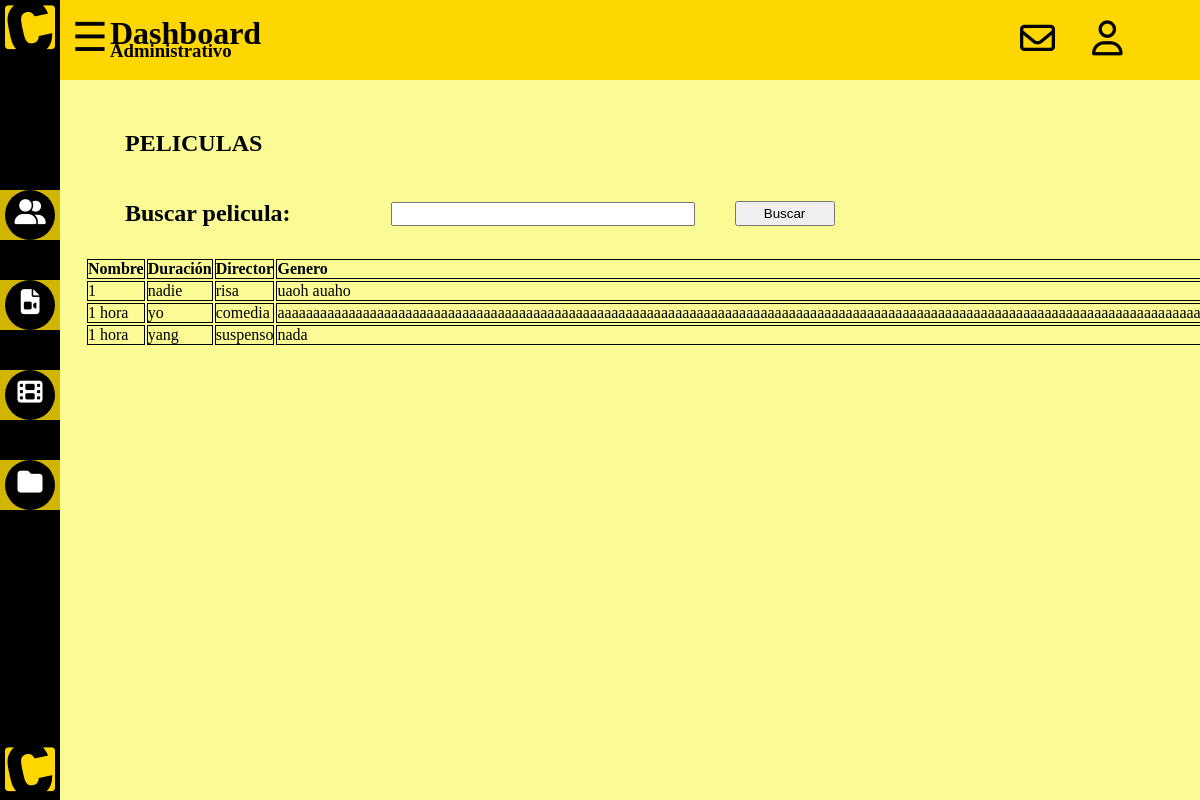
Page /peliculas on the earlier database version.
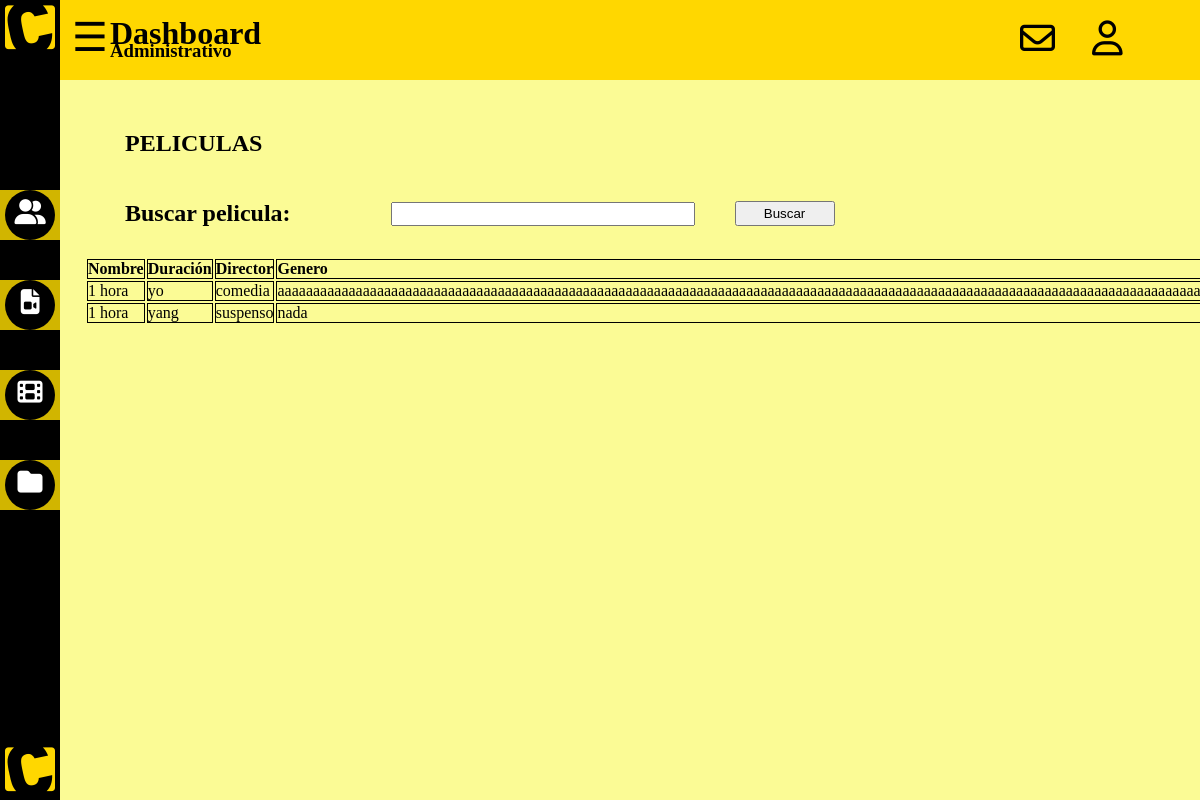
Same page on the later database version.
### tables this page shows
CREATE TABLE peliculas (nombre TEXT PRIMARY KEY NOT NULL, duracion TEXT NOT NULL, director TEXT NOT NULL, genero TEXT NOT NULL, sinopsis TEXT NOT NULL, caratula BLOB);

### app.py (the view)
@app.route('/peliculas', methods=['GET','POST'])
def presentacionP():
    mostrar = db.mostrar_tabla("peliculas")
    return  render_template("dashboardP.html", tablapeli = mostrar)

### db.py (called while the page is built)
def obtener_conexion():
    try:
        conn = sqlite3.connect('database/database')
        return conn
    except Error:
        print(Error)

def mostrar_tabla(tabla):
    conn = obtener_conexion()
    cursor = conn.cursor()
    sql = """ SELECT * FROM {}""".format(tabla)
    cursor.execute(sql)
    datos=cursor.fetchall()
    conn.close()
    return datos

### templates/dashboardP.html (shortened to what this page needs)
{% extends "dashboard.html" %}
{% block contenido %}
<div class="movie">
    <h1> PELICULAS </h1>
</div>
<div class="searchMovie">
    <label for="">
        <h2>Buscar pelicula:</h2>
    </label>
    <input type="text" id="searchBox">
    <input type="submit" id="searchButton" value="Buscar">
</div>
<table id="tableOfContentsP">
    <tr>
        <th>Nombre </th>
        <th>Duración</th>
        <th>Director</th>
        <th>Genero</th>
    </tr>
    {% for peli in tablapeli %}
    <tr>
        <td>{{peli[1]}}</td>
        <td>{{peli[2]}}</td>
        <td>{{peli[3]}}</td>
        <td>{{peli[4]}}</td>
    </tr>
    {%endfor%}
</table>
{% endblock %}

Differences in the rows shown:
removed peliculas: duracion "1", director "nadie", genero "risa", sinopsis "uaoh auaho"
